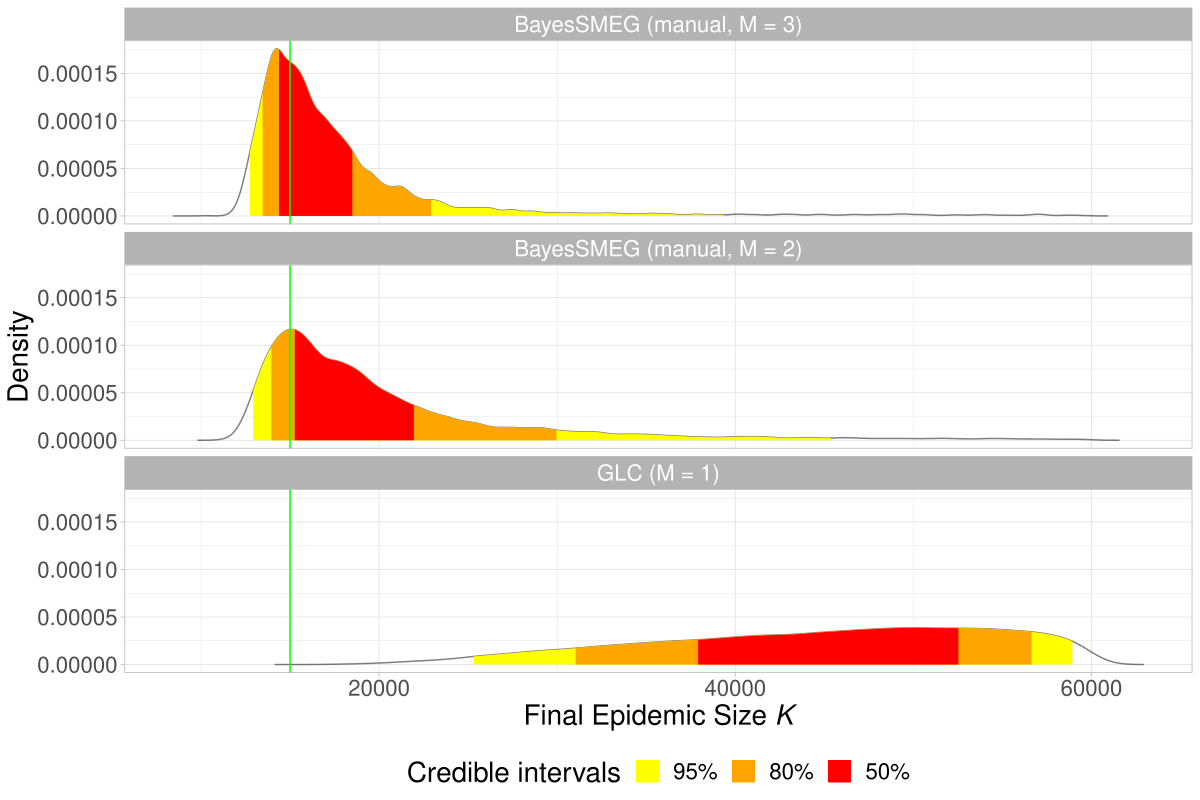

Write R code to recreate this figure.
library(tidyverse)
library(ggpubr)
library(latex2exp)

load("data/fig3.RData")

cols <- c("95%" = "yellow", "80%" = "orange", "50%" = "red")

Model.labs <- c(`SMEG (M = 3)` = "BayesSMEG (manual, M = 3)",
                `SMEG (M = 2)` = "BayesSMEG (manual, M = 2)",
                `GLC` = "GLC (M = 1)")

K.dfr %>%
  ggplot(aes(x = X, y = K, group = Model)) +
  geom_line(alpha = 0.5) +
  geom_ribbon(data = K.dfr %>% 
                filter(X > K1_CI_1[1], X < K1_CI_1[2], Model == "SMEG (M = 3)"), 
              aes(ymax = K, fill = "95%"), ymin = 0) +
  geom_ribbon(data = K.dfr %>% 
                filter(X > K1_CI_2[1], X < K1_CI_2[2], Model == "SMEG (M = 3)"), 
              aes(ymax = K, fill = "80%"), ymin = 0) +
  geom_ribbon(data = K.dfr %>% 
                filter(X > K1_CI_3[1], X < K1_CI_3[2], Model == "SMEG (M = 3)"), 
              aes(ymax = K, fill = "50%"), ymin = 0) +
  geom_ribbon(data = K.dfr %>% 
                filter(X > K2_CI_1[1], X < K2_CI_1[2], Model == "SMEG (M = 2)"), 
              aes(ymax = K, fill = "95%"), ymin = 0) +
  geom_ribbon(data = K.dfr %>% 
                filter(X > K2_CI_2[1], X < K2_CI_2[2], Model == "SMEG (M = 2)"), 
              aes(ymax = K, fill = "80%"), ymin = 0) +
  geom_ribbon(data = K.dfr %>% 
                filter(X > K2_CI_3[1], X < K2_CI_3[2], Model == "SMEG (M = 2)"), 
              aes(ymax = K, fill = "50%"), ymin = 0) +
  geom_ribbon(data = K.dfr %>% 
                filter(X > K3_CI_1[1], X < K3_CI_1[2], Model == "GLC"), 
              aes(ymax = K, fill = "95%"), ymin = 0) +
  geom_ribbon(data = K.dfr %>% 
                filter(X > K3_CI_2[1], X < K3_CI_2[2], Model == "GLC"), 
              aes(ymax = K, fill = "80%"), ymin = 0) +
  geom_ribbon(data = K.dfr %>% 
                filter(X > K3_CI_3[1], X < K3_CI_3[2], Model == "GLC"), 
              aes(ymax = K, fill = "50%"), ymin = 0) +
  geom_vline(xintercept = 15000, color = "green") +
  facet_wrap(~Model, nrow = 3, labeller = labeller(Model = Model.labs)) + theme_light() +
  labs(x = TeX(r"(Final Epidemic Size $\textit{K}$)"), y = "Density", fill = "Credible intervals") +
  theme(legend.position = "bottom", text = element_text(size = 20)) +
  scale_fill_manual(values = cols)
